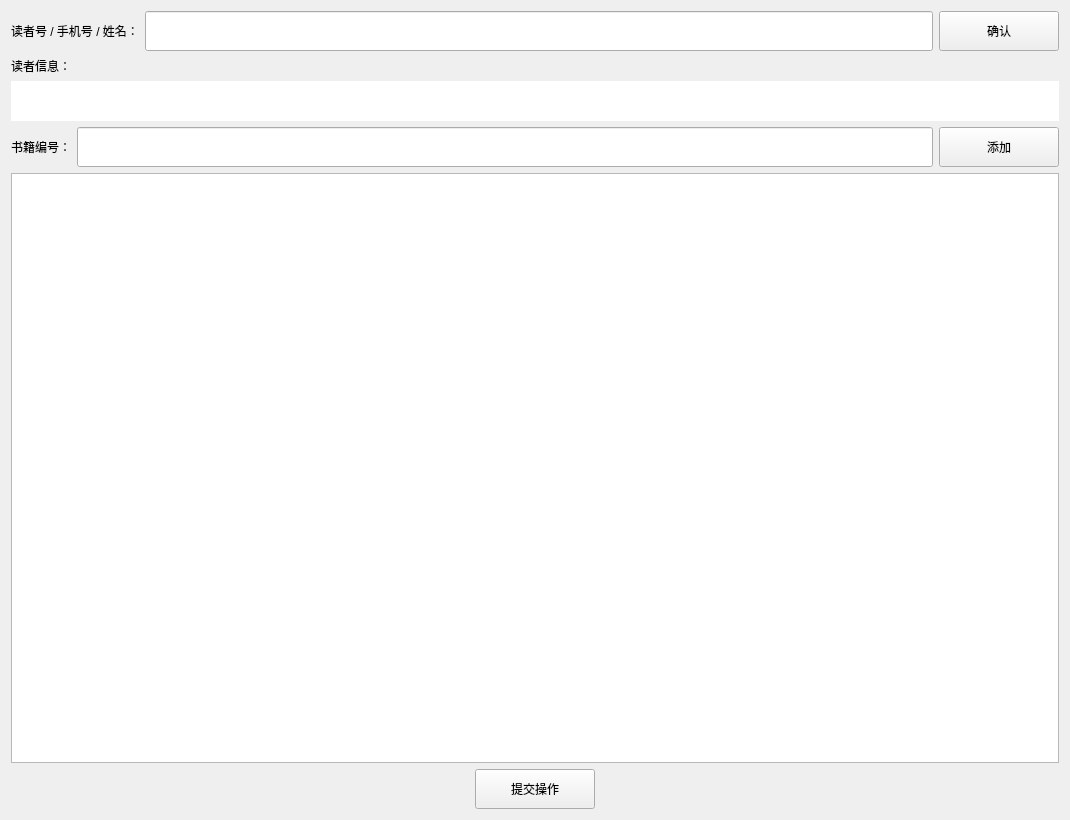
<?xml version="1.0" encoding="UTF-8"?>
<ui version="4.0">
 <class>BorrowBookForm</class>
 <widget class="QWidget" name="BorrowBookForm">
  <property name="geometry">
   <rect>
    <x>0</x>
    <y>0</y>
    <width>1070</width>
    <height>820</height>
   </rect>
  </property>
  <property name="windowTitle">
   <string>借书</string>
  </property>
  <layout class="QVBoxLayout" name="verticalLayout">
   <item>
    <layout class="QHBoxLayout" name="horizontalLayout">
     <item>
      <widget class="QLabel" name="ReaderNumLabel">
       <property name="minimumSize">
        <size>
         <width>0</width>
         <height>40</height>
        </size>
       </property>
       <property name="text">
        <string>读者号 / 手机号 / 姓名：</string>
       </property>
      </widget>
     </item>
     <item>
      <widget class="QLineEdit" name="ReaderNumLineEdit">
       <property name="minimumSize">
        <size>
         <width>0</width>
         <height>40</height>
        </size>
       </property>
      </widget>
     </item>
     <item>
      <widget class="QPushButton" name="ReaderNumButton">
       <property name="minimumSize">
        <size>
         <width>120</width>
         <height>40</height>
        </size>
       </property>
       <property name="maximumSize">
        <size>
         <width>100</width>
         <height>16777215</height>
        </size>
       </property>
       <property name="text">
        <string>确认</string>
       </property>
      </widget>
     </item>
    </layout>
   </item>
   <item>
    <widget class="QLabel" name="ReaderInfoTitleLabel">
     <property name="minimumSize">
      <size>
       <width>0</width>
       <height>0</height>
      </size>
     </property>
     <property name="text">
      <string>读者信息：</string>
     </property>
    </widget>
   </item>
   <item>
    <widget class="QLabel" name="ReaderInfoLabel">
     <property name="minimumSize">
      <size>
       <width>0</width>
       <height>40</height>
      </size>
     </property>
     <property name="autoFillBackground">
      <bool>false</bool>
     </property>
     <property name="styleSheet">
      <string notr="true">color: black; background-color: white;</string>
     </property>
     <property name="text">
      <string/>
     </property>
     <property name="alignment">
      <set>Qt::AlignmentFlag::AlignLeading|Qt::AlignmentFlag::AlignLeft|Qt::AlignmentFlag::AlignTop</set>
     </property>
    </widget>
   </item>
   <item>
    <layout class="QHBoxLayout" name="horizontalLayout_2">
     <item>
      <widget class="QLabel" name="BookNumLabel">
       <property name="text">
        <string>书籍编号：</string>
       </property>
      </widget>
     </item>
     <item>
      <widget class="QLineEdit" name="BookNumLineEdit">
       <property name="minimumSize">
        <size>
         <width>0</width>
         <height>40</height>
        </size>
       </property>
      </widget>
     </item>
     <item>
      <widget class="QPushButton" name="BookNumAddButton">
       <property name="minimumSize">
        <size>
         <width>120</width>
         <height>40</height>
        </size>
       </property>
       <property name="maximumSize">
        <size>
         <width>100</width>
         <height>16777215</height>
        </size>
       </property>
       <property name="text">
        <string>添加</string>
       </property>
      </widget>
     </item>
    </layout>
   </item>
   <item>
    <widget class="QTableWidget" name="BookListTableWidget"/>
   </item>
   <item>
    <layout class="QHBoxLayout" name="horizontalLayout_3">
     <item>
      <spacer name="horizontalSpacer">
       <property name="orientation">
        <enum>Qt::Orientation::Horizontal</enum>
       </property>
       <property name="sizeHint" stdset="0">
        <size>
         <width>40</width>
         <height>20</height>
        </size>
       </property>
      </spacer>
     </item>
     <item>
      <widget class="QPushButton" name="SubmitButton">
       <property name="minimumSize">
        <size>
         <width>120</width>
         <height>40</height>
        </size>
       </property>
       <property name="maximumSize">
        <size>
         <width>100</width>
         <height>16777215</height>
        </size>
       </property>
       <property name="layoutDirection">
        <enum>Qt::LayoutDirection::LeftToRight</enum>
       </property>
       <property name="text">
        <string>提交操作</string>
       </property>
      </widget>
     </item>
     <item>
      <spacer name="horizontalSpacer_2">
       <property name="orientation">
        <enum>Qt::Orientation::Horizontal</enum>
       </property>
       <property name="sizeHint" stdset="0">
        <size>
         <width>40</width>
         <height>20</height>
        </size>
       </property>
      </spacer>
     </item>
    </layout>
   </item>
  </layout>
 </widget>
 <resources/>
 <connections/>
</ui>
